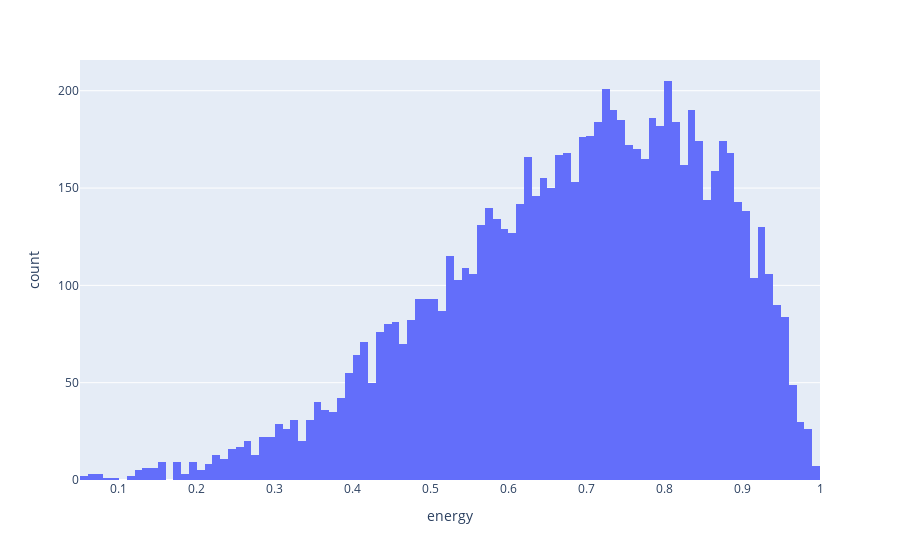

Notebook source saved alongside this figure:
### Code cell
fig = px.histogram(attributes[lambda x: x.chart == 1], x="energy")
fig.show()

### Figure 1 — Plotly figure (JSON) as saved in the notebook; plotly's stock layout.template omitted (floating-point values rounded to 4 significant figures; data arrays with more than 128 entries replaced by an {"elided": "..."} marker saying what was removed)
{"data": [{"alignmentgroup": "True", "bingroup": "x", "hovertemplate": "energy=%{x}<br>count=%{y}<extra></extra>", "legendgroup": "", "marker": {"color": "#636efa", "pattern": {"shape": ""}}, "name": "", "offsetgroup": "", "orientation": "v", "showlegend": false, "type": "histogram", "x": {"elided": "8301 float values"}, "xaxis": "x", "yaxis": "y"}], "layout": {"barmode": "relative", "legend": {"tracegroupgap": 0}, "margin": {"t": 60}, "xaxis": {"anchor": "y", "domain": [0, 1], "title": {"text": "energy"}}, "yaxis": {"anchor": "x", "domain": [0, 1], "title": {"text": "count"}}}}
